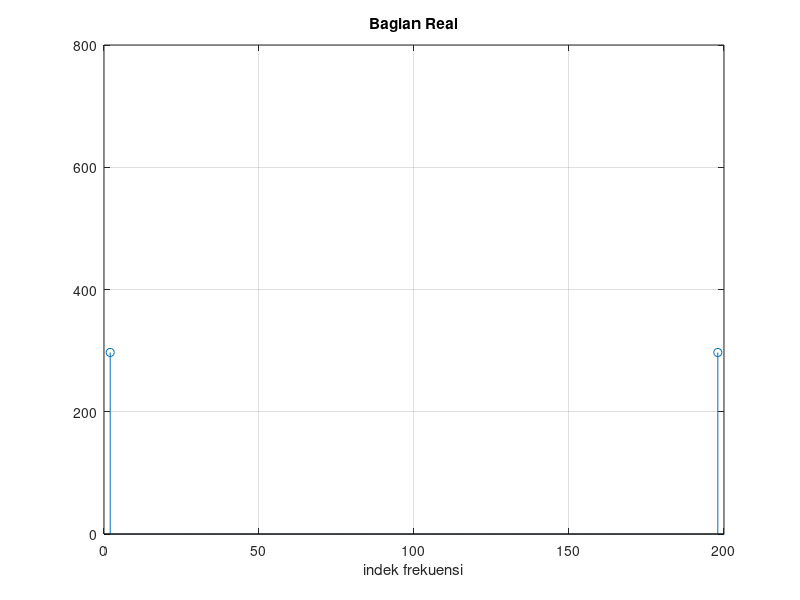
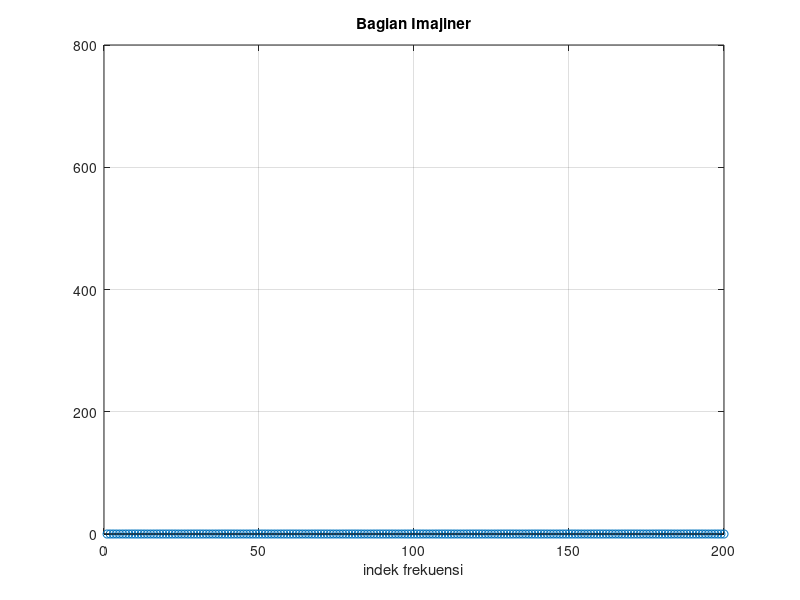

These figures' MATLAB source, in order:
clear all;
N=200;
nn=N-1;
for k=1:200
    x_n=0.0;
    for n=1:nn
        x_n=(3*cos(0.02*pi*n)).*(exp(j*k*2*pi*n/200))+x_n;
    end
    yR(k)=real(x_n);
    yI(k)=imag(x_n);
    magni_k(k)=sqrt(real(x_n).*real(x_n)+imag(x_n).*imag(x_n));
end
figure(1)
stem(yR)
axis([0 200 0 800])
xlabel('indek frekuensi')
title('Bagian Real')
grid;
figure(2)
stem(yI)
axis([0 200 0 800])
xlabel('indek frekuensi')
title('Bagian Imajiner')
grid;
